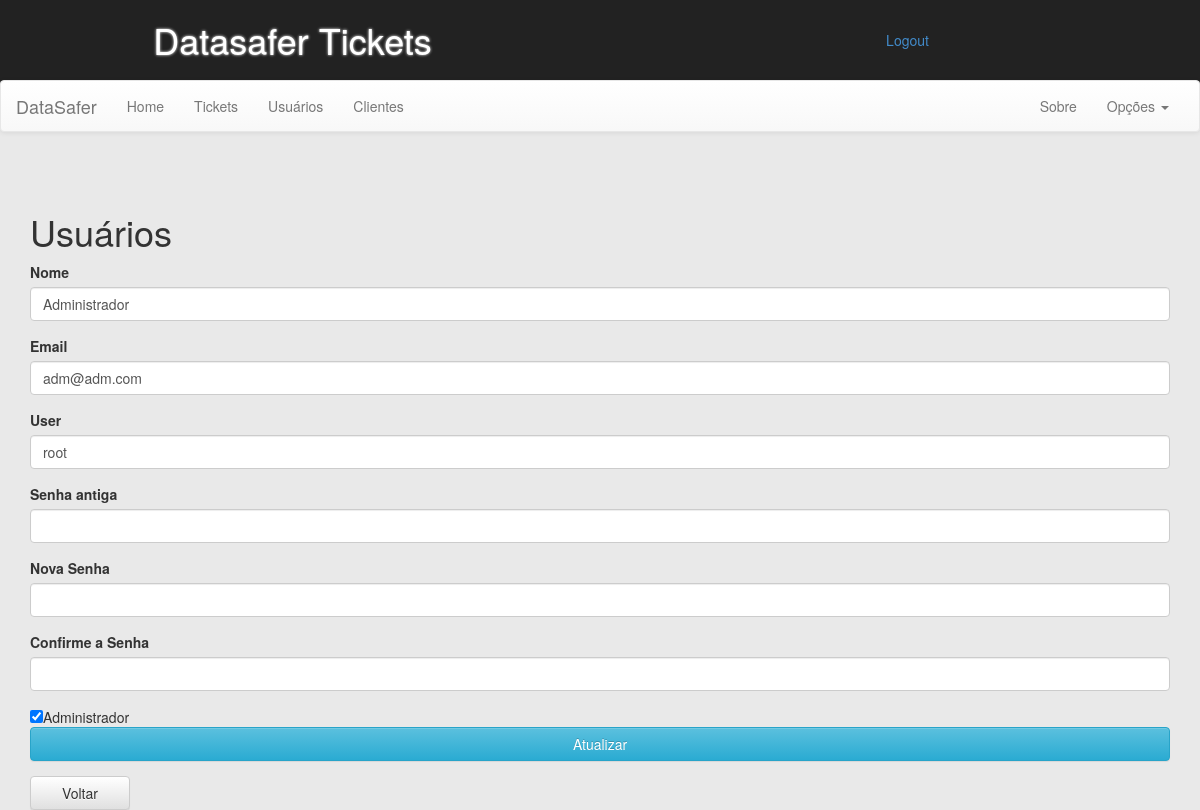
/?pag=usuarios&interna=1 (signed in), run on the app's committed database.
### tables this page shows
CREATE TABLE IF NOT EXISTS `tck_user` (
  `id` int(11) NOT NULL auto_increment,
  `nome` varchar(50) NOT NULL,
  `email` varchar(80) NOT NULL,
  `user` varchar(30) NOT NULL,
  `passwd` varchar(50) NOT NULL,
  `tipo` int(2) NOT NULL,
  PRIMARY KEY  (`id`),
  UNIQUE KEY `user` (`user`)
);

### rsc/pag/usuarios.php (the view, shortened to what this page needs)
<div class="container usuarios">
 	<h1>Usuários</h1>
 	<?php
 	if(isset($_SESSION['id_logged'])){
 		if(!isset($_GET['interna'])){
		$stmt = "SELECT tipo FROM tck_user WHERE id =".$_SESSION['id_logged'];
		$stmt = mysql_query($stmt);
		$rsc = mysql_fetch_array($stmt);
		if($rsc['tipo'] == '1'){
			$stmt = "SELECT * FROM tck_user WHERE tipo != 3";
			$stmt = mysql_query($stmt);
			?>
			<table id="ticket_table" class="row-border hover stripe">
				<thead>
					<tr>
						<th>#</th>
						<th>Nome</th>
						<th>Email</th>
						<th>User</th>
						<th>Ações</th>
					</tr>
				</thead>
				<tbody>
					<?php
					while ($res = mysql_fetch_array($stmt)) {
						$id    = $res['id'];
						$nome  = $res['nome'];
						$email = $res['email'];
						$user  = $res['user'];
						?>
						<tr>
							<td><?php echo $id ?></td>
							<td><?php echo $nome ?></td>
							<td><?php echo $email ?></td>
							<td><?php echo $user ?></td>
							<td>
							<form method="post" id="exclude_form_<?php echo $id ?>" action="rsc/system_arqs/actions.php">
							<a href="?pag=user_tickets&interna=<?php echo $id ?>" class="btn btn-success" style="width: 30%;">Tickets</a>
							<a href="?pag=usuarios&interna=<?php echo $id ?>" class="btn btn-warning" style="width: 30%;">Editar</a>
							<input type="hidden" name="excluir_user" value="<?php echo $id ?>">
							<input type="button" id="btn_submit_<?php echo $id ?>" value="Excluir" class="btn btn-danger" style="width: 30%;">
							</form>
							<script type="text/javascript">
							$(document).ready(function(){
								 $('#btn_submit_<?php echo $id ?>').click(function(){
							    	if (confirm('Tem certeza que deseja excluir este usuário?')) {
							   			$('#exclude_form_<?php echo $id ?>').submit();
									}
							    })
							})
							</script>
							</td>
						</tr>
						<?php
					}
					?>
				</tbody>
			</table>
			<br><a href="?pag=usuarios&interna=-1" class="btn btn-info" style="width: 10%;">Novo Usuário</a>
			<?php
		}else{
			echo '<br><div class="alert alert-danger" role="alert">Você não tem permissão para esta funcionalidade</div>';
		}
		}else{
			if($_GET['interna'] == -1){ ?>
				<form method="post" id="userForm" action="rsc/system_arqs/actions.php">
				<input type="hidden" name="newUser" value="1">
				<div class="form-group">
				<label for="nome">Nome</label>
				<input type="text" name="nome" id="nome" class="form-control" required>
				</div>
				<div class="form-group">
				<label for="email">Email</label>
				<input type="email" name="email" id="email" class="form-control" required>
				</div>
				<div class="form-group">
				<label for="user">User</label>
				<input type="text" name="user" id="user" class="form-control" required>
				</div>
				<div class="form-group">
				<label for="newpasswd">Senha</label>
				<input type="password" name="newpasswd" id="newpasswd" class="form-control" required>
				</div>
				<div class="form-group">
				<label for="confirmPasswd">Confirme a Senha</label>
				<input type="password" name="confirmPasswd" id="confirmPasswd" class="form-control" required>
				</div>
				<?php if(isset($_GET['erroSenha'])){ ?>
				<div class="alert alert-danger" id="passwdAlert" role="alert">As senhas não batem</div>
				<?php } ?>
				<div class="form-group">
					<input type="checkbox" name="adm">Administrador
				</div>
				<div class="form-group">
				<input type="submit" class="btn btn-success" value="Cadastrar">
				</div>
			</form>
			<?php }else{
				$stmt = "SELECT * FROM tck_user WHERE id =".$_GET['interna'];
				$stmt = mysql_query($stmt);
				$res = mysql_fetch_array($stmt);
			?>
			<form method="post" action="rsc/system_arqs/actions.php">
				<div class="form-group">
				<label for="nome">Nome</label>
				<input type="text" name="nome" id="nome" class="form-control" value="<?php echo $res['nome']?>" required>
				</div>
				<div class="form-group">
				<label for="email">Email</label>
				<input type="email" name="email" id="email" class="form-control" value="<?php echo $res['email']?>" required>
				</div>
				<div class="form-group">
				<label for="user">User</label>
				<input type="text" name="user" id="user" class="form-control" value="<?php echo $res['user']?>" required>
				</div>
				<div class="form-group">
				<label for="newpasswd">Senha antiga</label>
				<input type="password" name="passwd" id="passwd" class="form-control" required>
				</div>
				<div class="form-group">
				<label for="newpasswd">Nova Senha</label>
				<input type="password" name="newpasswd" id="newpasswd" class="form-control" required>
				</div>
				<div class="form-group">
				<label for="confirmPasswd">Confirme a Senha</label>
				<input type="password" name="confirmPasswd" id="confirmPasswd" class="form-control" required>
				</div>
				<?php
					if($res['tipo'] == 1){ ?>
					<input type="checkbox" name="adm" checked>Administrador
				<?php
					}else{ ?>
					<input type="checkbox" name="adm"> Administrador
				<?php	} ?>
				<div class="form-group">
				<input type="submit" class="btn btn-info" value="Atualizar" >
				</div>
			</form>
			<?php
			}
			?>
		<a href="?pag=usuarios" class="btn btn-default" style="width: 100px">Voltar</a>
		<?php
		}
	}
	?>
</div>

### assets/css/default.css (style rules this page uses)
body { background: #E9E9E9; }
.tickets, .usuarios { margin-top: 5%; }
.btn { width: 100%; }

### data on the page
tck_user: nome "Administrador", email "adm@adm.com", user "root"
